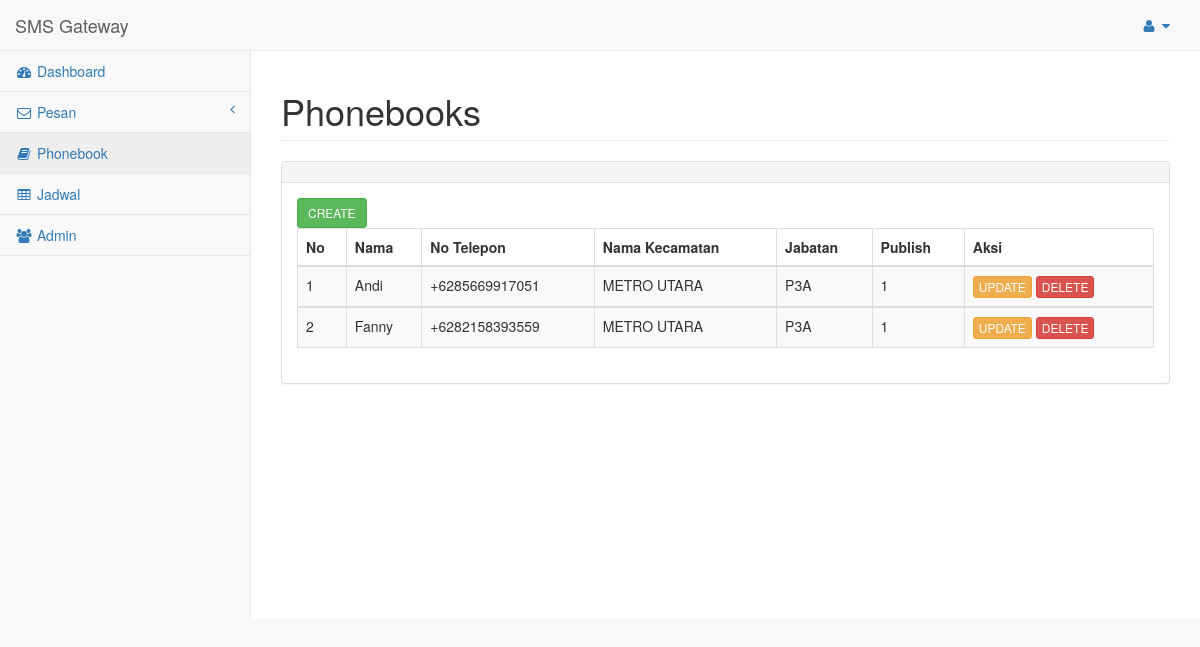
The page /WEB/smsgateway/pages/contact.php (signed in) on the database its author committed.
### tables this page shows
CREATE TABLE IF NOT EXISTS `t_kontak` (
  `id_kontak` int(11) NOT NULL,
  `nama` varchar(30) NOT NULL,
  `telepon` varchar(20) NOT NULL,
  `id_kec` int(11) NOT NULL,
  `jabatan` enum('P3A','Ili-ili') NOT NULL,
  `publish` tinyint(1) NOT NULL
);

CREATE TABLE IF NOT EXISTS `t_kecamatan` (
  `id_kec` int(11) NOT NULL,
  `nama_kec` varchar(32) NOT NULL,
  `kode_kec` varchar(3) NOT NULL
);

### WEB/smsgateway/pages/contact.php (the view, shortened to what this page needs)
<!DOCTYPE html>
<html lang="en">
<head>
    <link href="../vendor/bootstrap/css/bootstrap.min.css" rel="stylesheet">
    <link href="../vendor/metisMenu/metisMenu.min.css" rel="stylesheet">
    <link href="../vendor/datatables-plugins/dataTables.bootstrap.css" rel="stylesheet">
    <link href="../vendor/datatables-responsive/dataTables.responsive.css" rel="stylesheet">
    <link href="../dist/css/sb-admin-2.css" rel="stylesheet">
    <link href="../vendor/font-awesome/css/font-awesome.min.css" rel="stylesheet" type="text/css">
<?php
$kdb = koneksidatabase();
$a = @$_GET["a"];
	?>
</head>
<body>
    <div id="wrapper">
        <nav class="navbar navbar-default navbar-static-top" role="navigation" style="margin-bottom: 0">
            <?php
			include 'includes/navigasi.php';
			?>
        </nav>
        <div id="page-wrapper">
            <div class="row">
                <div class="col-lg-12">
                    <h1 class="page-header">Phonebooks</h1>
                </div>
            </div>
            <div class="row">
                <div class="col-lg-12">
                    <div class="panel panel-default">
					<?php
							switch ($a) {
							default : curd_read(); break;
						}
							function curd_read()
							{
								$hasil = sql_select();
								$i=1;
						?>
                        <div class="panel-heading">
                        </div>
                        <div class="panel-body">
                            <div class="table-responsive">
                                <table class="table table-striped table-bordered table-hover">
                                    <thead>
                                        <tr>
											<th>No</th>
											<th>Nama </th>
											<th>No Telepon</th>
											<th>Nama Kecamatan</th>
											<th>Jabatan</th>
											<th>Publish</th>
											<th>Aksi</th>
										</tr>
                                    </thead>
									<?php
										while ($row = mysqli_fetch_array($hasil))
										{
											$id_keca = $row['id_kec'];
											global $kdb;
											$qry=" select nama_kec from t_kecamatan where id_kec='$id_keca' ";
											$slctpost = mysqli_query($kdb,$qry);
											$rwpst = mysqli_fetch_array($slctpost);
											$nama_kec = $rwpst['nama_kec'];
									?>
                                    <tbody>
										<tr>
											<td><?php echo $i; ?></td>
											<td><?php echo $row['nama']; ?></td>
											<td><?php echo $row['telepon']; ?></td>
											<td><?php echo $nama_kec; ?></td>
											<td><?php echo $row['jabatan']; ?></td>
											<td><?php echo $row['publish']; ?></td>
											<td>
												<a href="contact.php?a=edit&id=<?php echo $row['id_kontak'] ?>"class="btn btn-warning btn-xs" >UPDATE</a>
												<a href="contact.php?a=hapus&id=<?php echo $row['id_kontak'] ?>" class="btn btn-danger btn-xs">DELETE</a>
											</td>
										</tr>
									</tbody>
									<?php
									$i++;
									}
									?>
									<a href="contact.php?a=tambah" class="btn btn-success btn-sm">CREATE</a>
                                </table>
                            </div>
                        </div>
						<?php
						}
						?>
                    </div>
                </div>
            </div>
        </div>
    </div>
<?php
		function koneksidatabase()
			{
			include('./includes/koneksi.php');
			return $kdb;
			}
		function sql_select()
			{
			global $kdb;
			$sql = " select * from t_kontak ;";
			$hasil = mysqli_query($kdb, $sql);
			return $hasil;
			}
?>
</body>
</html>

### rows shown on the page
t_kontak: nama "Andi", telepon "+6285669917051", id_kec.nama_kec "METRO UTARA", jabatan "P3A", publish "1"
t_kontak: nama "Fanny", telepon "+6282158393559", id_kec.nama_kec "METRO UTARA", jabatan "P3A", publish "1"
